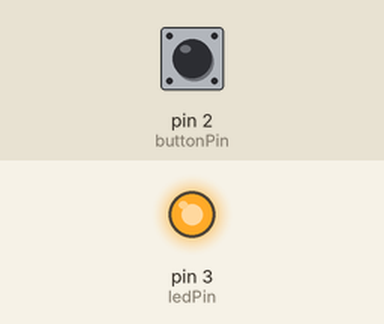
Bench run of a sketch on a simulated Arduino Uno, built with avr-gcc and run on an emulated ATmega328P. Shown: output pins drawn as LEDs (lit = HIGH). Inputs (shaded band) come from the test bench; at power-on: pin 2 (buttonPin) HIGH.

Above: at 1.2 s.
1.3 s: pin 2 (buttonPin) pulled LOW for 0.15 s
At 1.66 s:
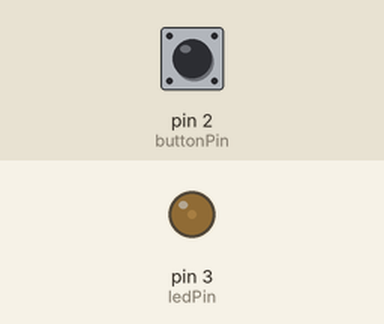
At 2.28 s:
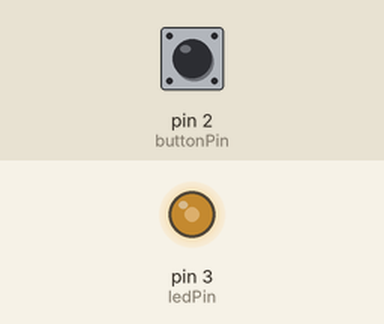
4.3 s: pin 2 (buttonPin) pulled LOW for 1 s
7.3 s: pin 2 (buttonPin) pulled LOW for 3.2 s
Timing chart, 0 to 10.3 s (numbered marks = the images above; inputs shaded):
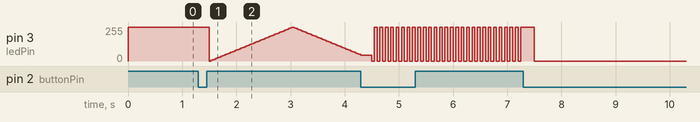

The sketch:

sketch_jan7bgbd.ino
```cpp
// 腳位定義
const int ledPin = 3;      // 加油棒 LED (支援 PWM 的腳位)
const int buttonPin = 2;   // 切換模式按鈕

// 變數設定
int mode = 0;              // 0:恆亮, 1:呼吸, 2:爆閃, 3:關閉
unsigned long prevMs = 0;
int brightness = 0;        // 呼吸燈亮度
int fadeAmount = 5;        // 呼吸燈變化速度

void setup() {
  pinMode(ledPin, OUTPUT);
  pinMode(buttonPin, INPUT_PULLUP);
}

void loop() {
  checkButton(); // 檢查是否按了按鈕

  unsigned long now = millis();

  if (mode == 0) {
    // --- 模式 0：恆亮 ---
    analogWrite(ledPin, 255);
  }
  else if (mode == 1) {
    // --- 模式 1：柔和呼吸燈 ---
    if (now - prevMs >= 30) {
      prevMs = now;
      analogWrite(ledPin, brightness);
      brightness += fadeAmount;
      if (brightness <= 0 || brightness >= 255) {
        fadeAmount = -fadeAmount; // 轉向
      }
    }
  }
  else if (mode == 2) {
    // --- 模式 2：狂熱爆閃 (Strobe) ---
    if (now - prevMs >= 50) { // 50ms 閃一次，極快
      prevMs = now;
      digitalWrite(ledPin, !digitalRead(ledPin));
    }
  }
  else {
    // --- 模式 3：關閉模式 (省電) ---
    digitalWrite(ledPin, LOW);
  }
}

// 簡單的按鈕偵測副程式
void checkButton() {
  static bool lastState = HIGH;
  bool currentState = digitalRead(buttonPin);

  if (lastState == HIGH && currentState == LOW) { // 按下的瞬間
    mode = (mode + 1) % 4; // 四種狀態循環
    delay(200); // 簡單的防彈跳
  }
  lastState = currentState;
}
```
